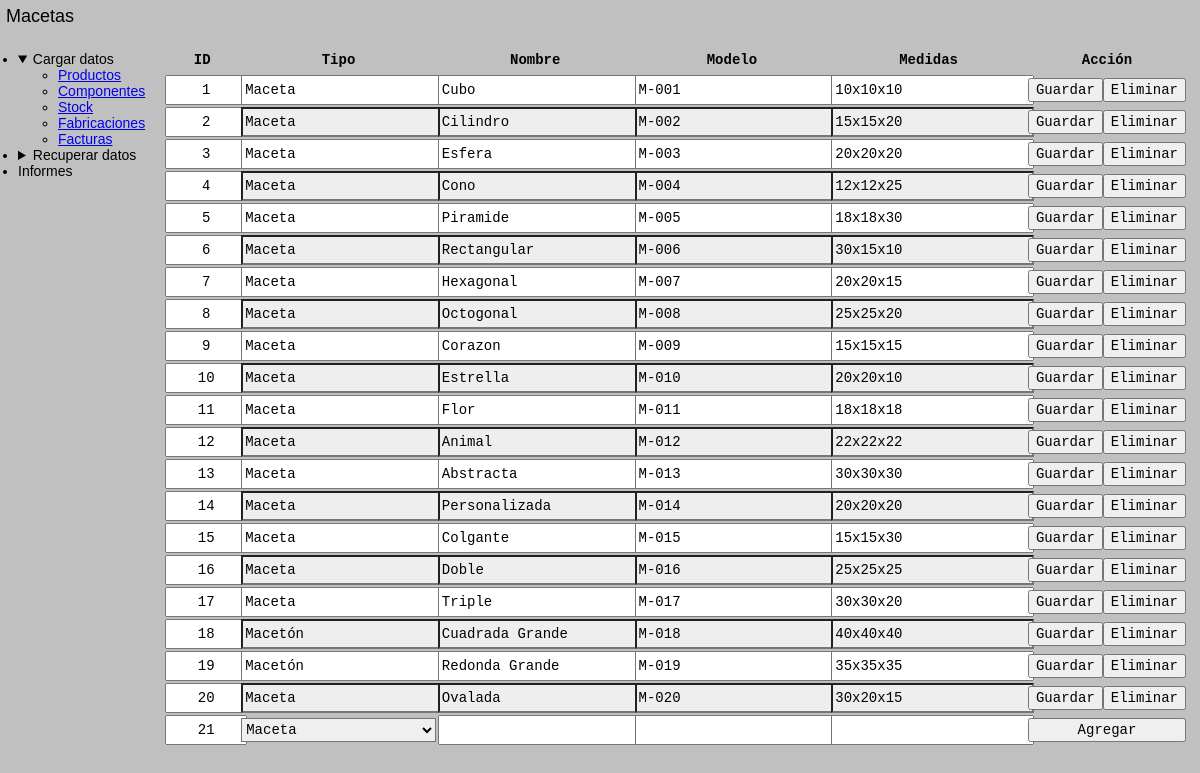
/productos/, run on the app's committed database.
### tables this page shows
CREATE TABLE productos (
    id INTEGER PRIMARY KEY AUTOINCREMENT,
    tipo TEXT NOT NULL,
    nombre TEXT NOT NULL,
    modelo TEXT NOT NULL,
    medidas TEXT NOT NULL,
    habilitado INTEGER NOT NULL DEFAULT 1
);

### app.py (the view)
@APP.route('/productos/', methods=['GET'])
def Productos_Consultar():
    return render_template('/productos.html')

### app.py (called while the page is built)
def Get_DB():
    DB = getattr(g, '_database', None)
    if DB is None:
        DB = g._database = sqlite3.connect(DATABASE)
    return DB

@APP.teardown_appcontext
def Close_DB(exception):
    DB = getattr(g, '_database', None)
    if DB is not None:
        DB.close()

@APP.context_processor
def Inyectar_Productos():
    Productos = fun.Productos(Get_DB())
    return dict(
        productosLista = Productos.Consultar(),
        productosTipos = Productos.Consultar_Tipos(),
        productoSiguiente = Productos.Consultar_Siguiente_ID()
    )

### funciones.py (called while the page is built)
    def Consultar(self):
        return self.DB.execute('SELECT * FROM productos WHERE habilitado != 0').fetchall()

    def Consultar_Tipos(self):
        self.DB.row_factory = lambda cursor, row: row[0]
        return self.DB.execute('SELECT DISTINCT tipo FROM productos WHERE habilitado != 0 ORDER BY tipo ASC').fetchall()

    def Consultar_Siguiente_ID(self):
        self.DB.row_factory = lambda cursor, row: row[0]
        resultado = self.DB.execute('SELECT seq FROM sqlite_sequence WHERE name = "productos"').fetchone()
        if resultado is None:
            return 1
        return resultado + 1

### templates/productos.html (shortened to what this page needs)
<!DOCTYPE html>
<html lang='en'>
<head>
    <link rel="stylesheet" href="https://unpkg.com/98.css">
    <link rel='stylesheet' href='{{url_for('static', filename='styles.css')}}'>
</head>
<body>
    <div class="window">
        {% include 'header.html' %}
        <div class="window-body" id="container">
            <div id="aside">
                {% include 'nav.html' %}
            </div>
            <div id="main">
                <div class="sunken-panel">
                    <table class="interactive">
                        <thead>
                            <th class="primerColumna">ID</th>
                            <th>Tipo</th>
                            <th>Nombre</th>
                            <th>Modelo</th>
                            <th>Medidas</th>
                            <th class="ultimaColumna">Acción</th>
                        </thead>
                        {% if productosLista %}
                        {% for producto in productosLista %}
                        <tr>
                            <form action="/productos/modificar" method="post">
                                <td class="primerColumna">
                                    <input type="text" name="id_modificar" value="{{producto[0]}}" readonly required>
                                </td>
                                <td>
                                    <input type="text" name="tipo_modificar" value="{{producto[1]}}" required>
                                </td>
                                <td>
                                    <input type="text" name="nombre_modificar" value="{{producto[2]}}" required>
                                </td>
                                <td>
                                    <input type="text" name="modelo_modificar" value="{{producto[3]}}" required>
                                </td>
                                <td>
                                    <input type="text" name="medidas_modificar" value="{{producto[4]}}" required>
                                </td>
                                <td class="ultimaColumna">
                                    <div>
                                        <input type="submit" value="Guardar">
                                        <form method="post">
                                            <input type="submit" formaction="/productos/eliminar" value="Eliminar">
                                        </form>
                                    </div>
                                </td>
                            </form>
                        </tr>
                        {% endfor %}
                        {% endif %}
                        <tr>
                            <form action="/productos/agregar" method="post">
                                <td class="primerColumna">
                                    <input type="text" name="id_modificar" value="{{productoSiguiente}}" readonly required>
                                </td>
                                <td>
                                    <select name="tipo_agregar" id="tipo_agregar">
                                        {% for tipo in productosTipos %}
                                        <option value="{{tipo}}">{{tipo}}</option>
                                        {% endfor %}
                                    </select>
                                </td>
                                <td>
                                    <input type="text" name="nombre_agregar" required>
                                </td>
                                <td>
                                    <input type="text" name="modelo_agregar" required>
                                </td>
                                <td>
                                    <input type="text" name="medidas_agregar" required>
                                </td>
                                <td>
                                    <input type="submit" value="Agregar">
                                </td>
                            </form>
                        </tr>
                    </table>
                </div>
            </div>
        </div>
    </div>
</body>
</html>

### templates/header.html
<div class="title-bar">
    <div class="title-bar-text">
        <a href="/" style="text-decoration: inherit; color: inherit; font-size: 1.5rem;">Macetas</a>
    </div>
</div>

### templates/nav.html (shortened to what this page needs)
<ul class="tree-view" id="nav">
    <li>
        <details open>
            <summary>Cargar datos</summary>
            <ul>
                <li><a href="/productos/">Productos</a></li>
                <li><a href="/componentes/">Componentes</a></li>
                <li><a href="/stock/">Stock</a></li>
                <li><a href="/fabricaciones/">Fabricaciones</a></li>
                <li><a href="/facturas/">Facturas</a></li>
            </ul>
        </details>
    </li>
    <li>
        <details closed>
            <summary>Recuperar datos</summary>
        </details>
    </li>
    <li>
        <summary>Informes</summary>
    </li>
</ul>

### static/styles.css (style rules this page uses)
* { margin: 0; font-family: sans-serif; font-size: 14px; }
:root { font-size: 12px; }
html { background: silver; }
.window { min-height: 100dvh; padding: 0; min-width: fit-content; }
.window-body { margin: 1rem; }
.title-bar { padding: 0.5rem; }
#container { display: grid; grid-template-areas: 'aside main'; grid-template-columns: 1fr 9fr; column-gap: 1rem; row-gap: 1rem; height: 100%; }
#aside { grid-area: aside; display: flex; flex-direction: column; row-gap: 1rem; }
ul.tree-view#nav { padding: 0.5rem; }
#main { grid-area: main; }
table.interactive { width: 100%; min-width: 720px; }
table.interactive * { font-family: monospace; font-size: 14px; }
table.interactive th { height: 2rem; }
table.interactive tr td { padding: 0; }
table.interactive .primerColumna { width: 6rem; text-align: center; }
table.interactive .primerColumna input { text-align: center; }
table.interactive .ultimaColumna { width: 12rem; }
table.interactive .ultimaColumna div { display: flex; width: 100%; }
table.interactive input { width: 100%; height: 2rem; }
table.interactive tr:nth-child(even) input:read-write { background: #EEE; }
table.interactive select { width: 100%; height: 2rem; background-position: center right 2px; background-size: 1.5rem; }

### data on the page
productos: id_modificar "1", tipo_modificar "Maceta", nombre_modificar "Cubo", modelo_modificar "M-001", medidas_modificar "10x10x10"
productos: id_modificar "2", tipo_modificar "Maceta", nombre_modificar "Cilindro", modelo_modificar "M-002", medidas_modificar "15x15x20"
productos: id_modificar "3", tipo_modificar "Maceta", nombre_modificar "Esfera", modelo_modificar "M-003", medidas_modificar "20x20x20"
productos: id_modificar "4", tipo_modificar "Maceta", nombre_modificar "Cono", modelo_modificar "M-004", medidas_modificar "12x12x25"
productos: id_modificar "5", tipo_modificar "Maceta", nombre_modificar "Piramide", modelo_modificar "M-005", medidas_modificar "18x18x30"
productos: id_modificar "6", tipo_modificar "Maceta", nombre_modificar "Rectangular", modelo_modificar "M-006", medidas_modificar "30x15x10"
productos: id_modificar "7", tipo_modificar "Maceta", nombre_modificar "Hexagonal", modelo_modificar "M-007", medidas_modificar "20x20x15"
productos: id_modificar "8", tipo_modificar "Maceta", nombre_modificar "Octogonal", modelo_modificar "M-008", medidas_modificar "25x25x20"
productos: id_modificar "9", tipo_modificar "Maceta", nombre_modificar "Corazon", modelo_modificar "M-009", medidas_modificar "15x15x15"
productos: id_modificar "10", tipo_modificar "Maceta", nombre_modificar "Estrella", modelo_modificar "M-010", medidas_modificar "20x20x10"
productos: id_modificar "11", tipo_modificar "Maceta", nombre_modificar "Flor", modelo_modificar "M-011", medidas_modificar "18x18x18"
productos: id_modificar "12", tipo_modificar "Maceta", nombre_modificar "Animal", modelo_modificar "M-012", medidas_modificar "22x22x22"
productos: id_modificar "13", tipo_modificar "Maceta", nombre_modificar "Abstracta", modelo_modificar "M-013", medidas_modificar "30x30x30"
productos: id_modificar "14", tipo_modificar "Maceta", nombre_modificar "Personalizada", modelo_modificar "M-014", medidas_modificar "20x20x20"
productos: id_modificar "15", tipo_modificar "Maceta", nombre_modificar "Colgante", modelo_modificar "M-015", medidas_modificar "15x15x30"
productos: id_modificar "16", tipo_modificar "Maceta", nombre_modificar "Doble", modelo_modificar "M-016", medidas_modificar "25x25x25"
productos: id_modificar "17", tipo_modificar "Maceta", nombre_modificar "Triple", modelo_modificar "M-017", medidas_modificar "30x30x20"
productos: id_modificar "18", tipo_modificar "Macetón", nombre_modificar "Cuadrada Grande", modelo_modificar "M-018", medidas_modificar "40x40x40"
productos: id_modificar "19", tipo_modificar "Macetón", nombre_modificar "Redonda Grande", modelo_modificar "M-019", medidas_modificar "35x35x35"
productos: id_modificar "20", tipo_modificar "Maceta", nombre_modificar "Ovalada", modelo_modificar "M-020", medidas_modificar "30x20x15"

### other printed values
form field tipo_agregar "Maceta"
